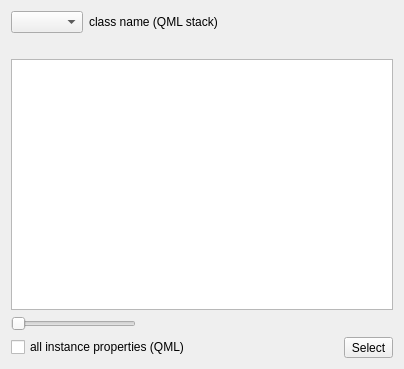
<?xml version="1.0" encoding="UTF-8"?>
<ui version="4.0">
 <class>main</class>
 <widget class="QDialog" name="main">
  <property name="geometry">
   <rect>
    <x>0</x>
    <y>0</y>
    <width>404</width>
    <height>369</height>
   </rect>
  </property>
  <property name="windowTitle">
   <string>Properties</string>
  </property>
  <layout class="QVBoxLayout" name="verticalLayout">
   <item>
    <layout class="QHBoxLayout" name="horizontalLayout_3">
     <item>
      <widget class="QComboBox" name="meta_class_name"/>
     </item>
     <item>
      <widget class="QLabel" name="label">
       <property name="text">
        <string>class name (QML stack)</string>
       </property>
      </widget>
     </item>
     <item>
      <spacer name="horizontalSpacer">
       <property name="orientation">
        <enum>Qt::Horizontal</enum>
       </property>
       <property name="sizeHint" stdset="0">
        <size>
         <width>40</width>
         <height>20</height>
        </size>
       </property>
      </spacer>
     </item>
    </layout>
   </item>
   <item>
    <widget class="QLabel" name="meta_class_names"/>
   </item>
   <item>
    <widget class="QTextEdit" name="property_view"/>
   </item>
   <item>
    <layout class="QHBoxLayout" name="horizontalLayout">
     <item>
      <widget class="QSlider" name="class_depth">
       <property name="sizePolicy">
        <sizepolicy hsizetype="Expanding" vsizetype="Fixed">
         <horstretch>1</horstretch>
         <verstretch>0</verstretch>
        </sizepolicy>
       </property>
       <property name="orientation">
        <enum>Qt::Horizontal</enum>
       </property>
      </widget>
     </item>
     <item>
      <widget class="QLabel" name="class_names">
       <property name="sizePolicy">
        <sizepolicy hsizetype="Preferred" vsizetype="Preferred">
         <horstretch>2</horstretch>
         <verstretch>0</verstretch>
        </sizepolicy>
       </property>
      </widget>
     </item>
    </layout>
   </item>
   <item>
    <layout class="QHBoxLayout" name="horizontalLayout_2">
     <item>
      <widget class="QCheckBox" name="instance_properties">
       <property name="sizePolicy">
        <sizepolicy hsizetype="Minimum" vsizetype="Fixed">
         <horstretch>1</horstretch>
         <verstretch>0</verstretch>
        </sizepolicy>
       </property>
       <property name="text">
        <string>all instance properties (QML)</string>
       </property>
      </widget>
     </item>
     <item>
      <widget class="QToolButton" name="select">
       <property name="toolTip">
        <string>Select QWidget or QQuickItem</string>
       </property>
       <property name="text">
        <string>Select</string>
       </property>
      </widget>
     </item>
    </layout>
   </item>
  </layout>
 </widget>
 <resources/>
 <connections/>
</ui>
